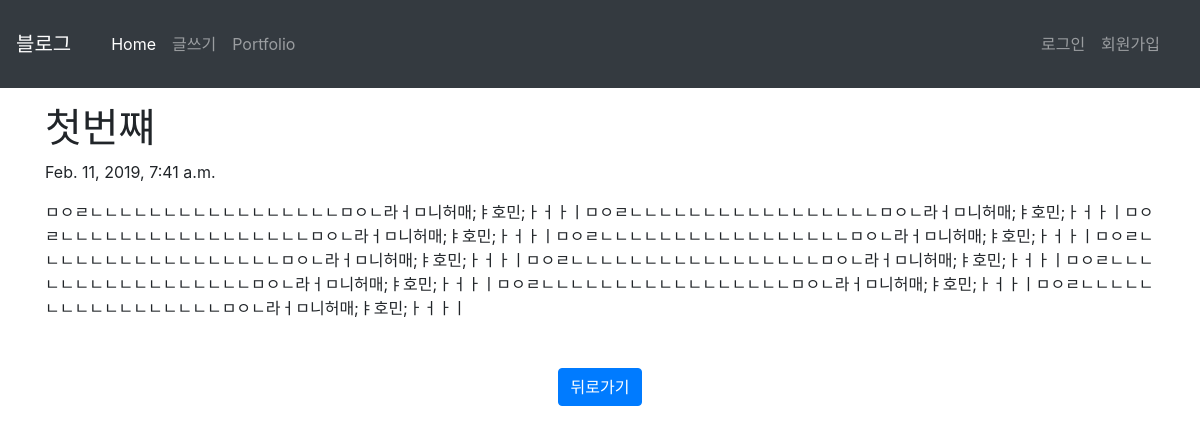
The page /blog/1 on the database its author committed.
### blog/models.py (models this page shows, shortened)
class Blog(models.Model):
    title = models.CharField(max_length=200)
    pub_date = models.DateTimeField('date published')
    body = models.TextField()

### blog/views.py (the view)
# urls.py: path('<int:blog_id>', views.detail, name='detail'),
def detail(request, blog_id):
    blog_detail = get_object_or_404(Blog, pk=blog_id)
    return render(request, 'detail.html', {'blog': blog_detail})

### blog/templates/detail.html (shortened to what this page needs)
<head>
    <link rel="stylesheet" href="https://stackpath.bootstrapcdn.com/bootstrap/4.2.1/css/bootstrap.min.css">
</head>
{% extends 'base.html' %}
{% block contents %}
<div class="container mt-3">
    <h1>{{blog.title}}</h1>
    <p>{{blog.pub_date}}</p>
    <div>{{blog.body}}</div>
    <div class="text-center">
        <a href="{%url 'home' %}" class="btn btn-primary mt-5">뒤로가기</a>
    </div>
</div>
{% endblock %}

### rows shown on the page
Blog: title "첫번쨰", pub_date "Feb. 11, 2019, 7:41 a.m.", body "ㅁㅇㄹㄴㄴㄴㄴㄴㄴㄴㄴㄴㄴㄴㄴㄴㄴㄴㄴㄴㅁㅇㄴ라ㅓㅁ니허매;ㅑ호민;ㅏㅓㅏㅣㅁㅇㄹㄴㄴㄴㄴㄴㄴㄴㄴㄴㄴㄴㄴㄴㄴㄴㄴㄴㅁㅇㄴ라ㅓㅁ니허매;ㅑ호민;ㅏㅓㅏㅣㅁㅇㄹㄴㄴㄴㄴㄴㄴㄴㄴㄴㄴㄴㄴㄴㄴㄴㄴㄴㅁㅇㄴ라ㅓㅁ니허매;ㅑ호민;ㅏㅓㅏㅣㅁㅇㄹㄴㄴㄴㄴㄴㄴㄴㄴㄴㄴㄴㄴㄴㄴㄴㄴㄴㅁㅇㄴ라ㅓㅁ니허매;ㅑ호민;ㅏㅓㅏㅣㅁㅇㄹㄴㄴㄴㄴㄴㄴㄴㄴㄴㄴㄴㄴㄴㄴㄴㄴㄴㅁㅇㄴ라ㅓㅁ니허매;ㅑ호민;ㅏㅓㅏㅣㅁㅇㄹㄴㄴㄴㄴㄴㄴㄴㄴㄴㄴㄴㄴㄴㄴㄴㄴㄴㅁㅇㄴ라ㅓㅁ니허매;ㅑ호민;ㅏㅓㅏㅣㅁㅇㄹㄴㄴㄴㄴㄴㄴㄴㄴㄴㄴㄴㄴㄴㄴㄴㄴㄴㅁㅇㄴ라ㅓㅁ니허매;ㅑ호민;ㅏㅓㅏㅣㅁㅇㄹㄴㄴㄴㄴㄴㄴㄴㄴㄴㄴㄴㄴㄴㄴㄴㄴㄴㅁㅇㄴ라ㅓㅁ니허매;ㅑ호민;ㅏㅓㅏㅣㅁㅇㄹㄴㄴㄴㄴㄴㄴㄴㄴㄴㄴㄴㄴㄴㄴㄴㄴㄴㅁㅇㄴ라ㅓㅁ니허매;ㅑ호민;ㅏㅓㅏㅣ"
